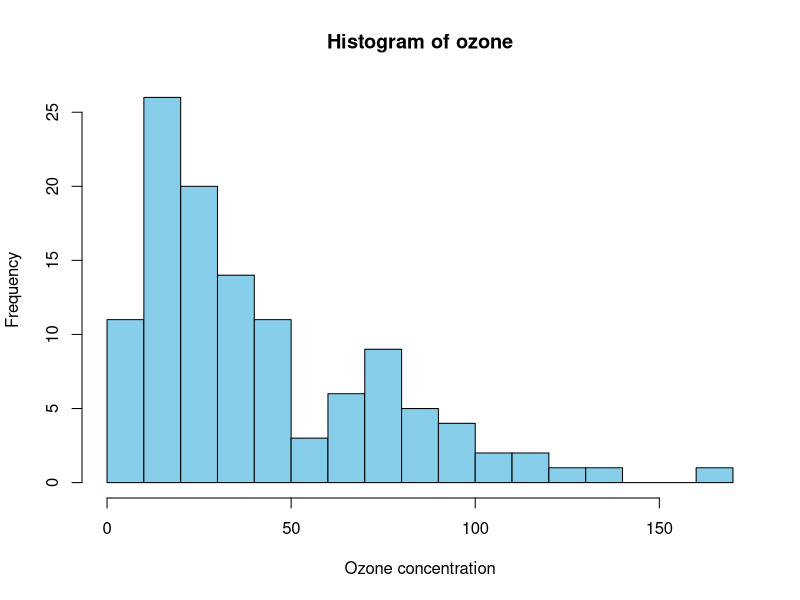
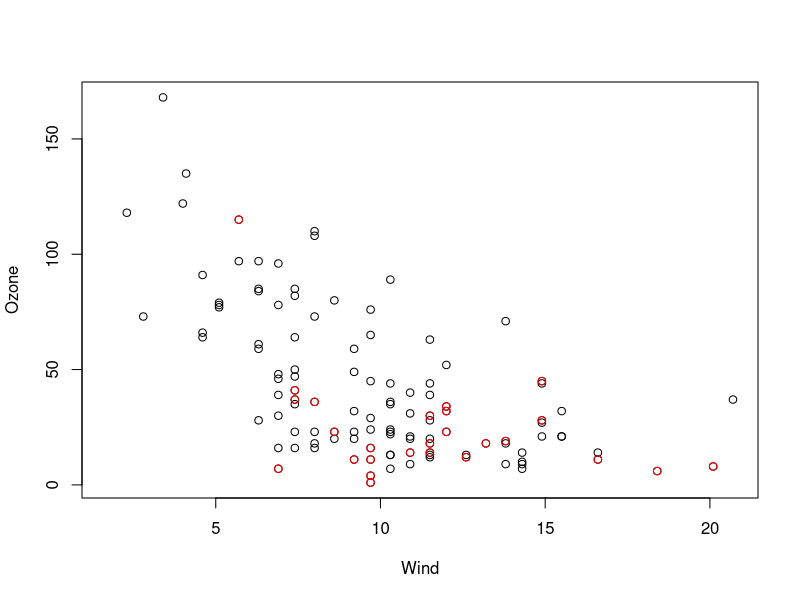
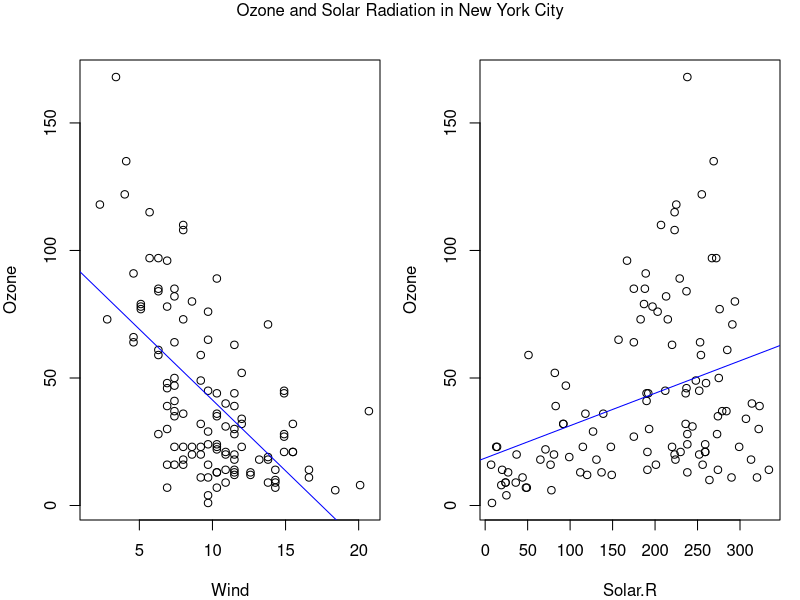

Here is the R script that generated these plots, in order:
## ---- chunk 1
library(datasets)
hist(airquality$Ozone, col = "skyblue", breaks = 20, main = "Histogram of ozone", xlab = "Ozone concentration")

## ---- chunk 2
with(airquality, plot(Wind, Ozone))
with(subset(airquality, Month == 5), points(Wind, Ozone, col = "red"))

## ---- chunk 3
model.wind <- lm(Ozone ~ Wind, airquality)
model.solar <- lm(Ozone ~ Solar.R, airquality)
par(mfrow = c(1, 2), oma = c(0, 0, 1, 0), mar = c(4, 4, 2, 1))
with(airquality, {
  plot(Wind, Ozone)
  abline(model.wind, col = "blue")
  plot(Solar.R, Ozone)
  abline(model.solar, col = "blue")
  mtext("Ozone and Solar Radiation in New York City", outer = T)
})

